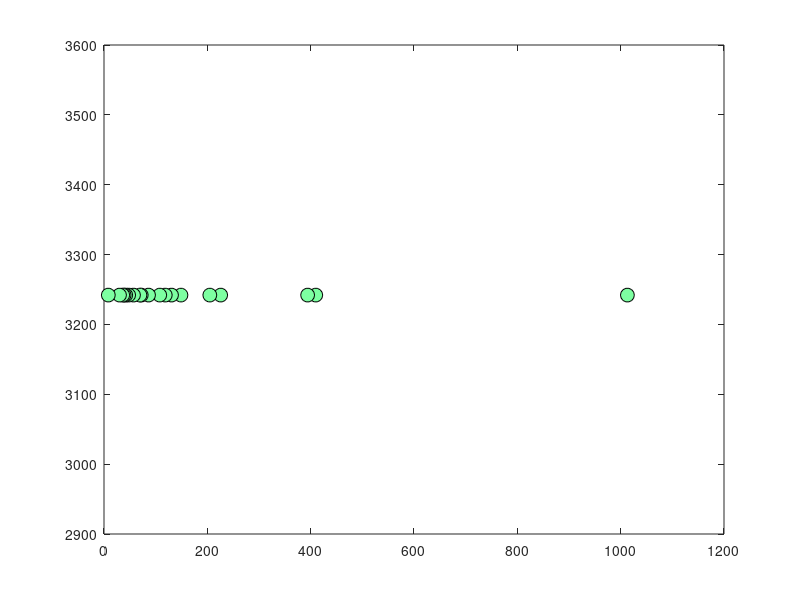
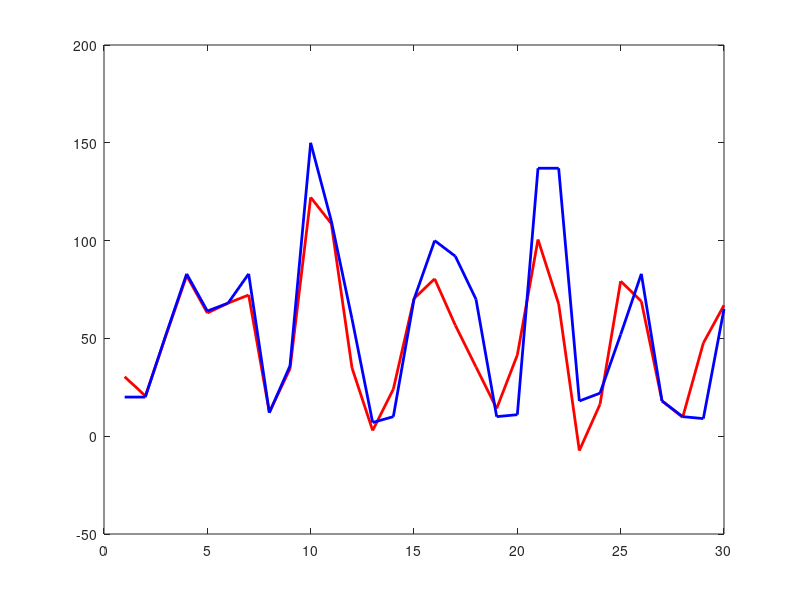
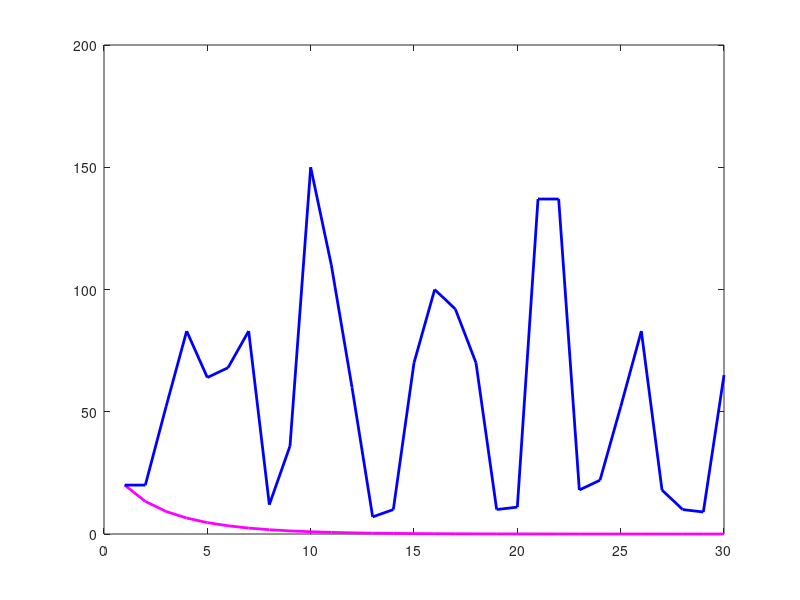
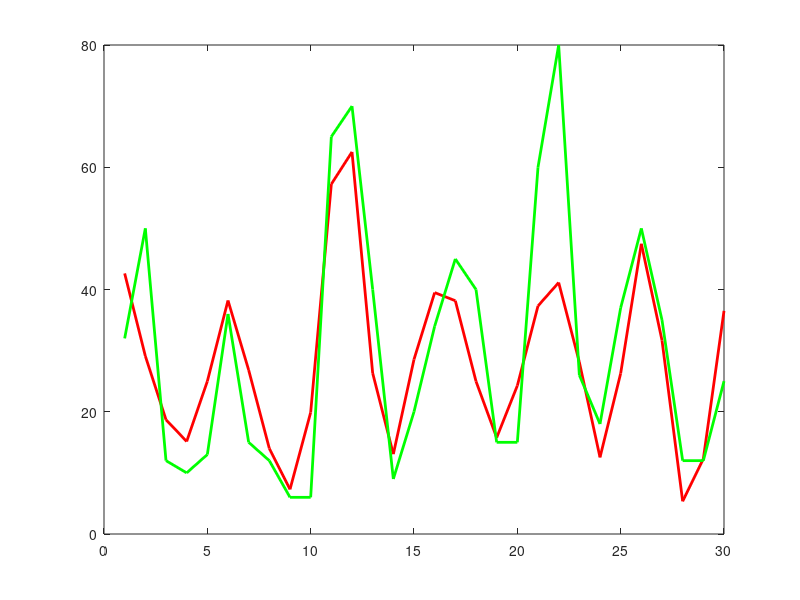

These charts were generated, in order, by the following MATLAB code: (Note: this script raises an error after producing the figures.)
years = 1845:2:1903;
years = (years-1845)';
hare = [20;20;52;83;64;68;83;12;36;150;110;60;7;10;70;100;92;70;10;11;137;137;18;22;52;83;18;10;9;65];
lynx = [32;50;12;10;13;36;15;12;6;6;65;70;40;9;20;34;45;40;15;15;60;80;26;18;37;50;35;12;12;25]; 


dt = years(2) - years(1);
X = [hare,lynx]';
X1 = X(:,1:end-1); 
X2 = X(:,2:end);
r=2;
[U2,Sigma2,V2] = svd(X1,'econ'); 
plot(diag(Sigma2), (sum(diag(Sigma2))), 'ro', 'Markersize', 10, ...
                                    'MarkerEdgeColor','k',...
                                    'MarkerFaceColor',[.49 1 .63]);
U=U2(:,1:r); 
Sigma=Sigma2(1:r,1:r); 
V=V2(:,1:r);
 
% DMD J-Tu decomposition:  Use this one
    
Atilde = U'*X2*V/Sigma;    
[W,D] = eig(Atilde);    
Phi = X2*V/Sigma*W;
    
mu = diag(D);
omega = log(mu)/dt;

u0 = X(:,1);
y0 = Phi\u0;  % pseudo-inverse initial conditions
u_modes = zeros(r,length(years));
for iter = 1:length(years)
     u_modes(:,iter) =(y0.*exp(omega*years(iter)));
end
u_dmd = Phi*u_modes;
    


% DMD doesn't give us a reasonable answer here so let's try time delay
% embedding to capture non linear dynamics 

H = [hare(1:20).'
     lynx(1:20).'
     hare(2:21).'
     lynx(2:21).'
     hare(3:22).'
     lynx(3:22).'
     hare(4:23).'
     lynx(4:23).'
     hare(5:24).'
     lynx(5:24).'
     hare(6:25).'
     lynx(6:25).'
     hare(7:26).'
     lynx(7:26).'
     hare(8:27).'
     lynx(8:27).'
     hare(9:28).'
     lynx(9:28).'
     hare(10:29).'
     lynx(10:29).'
     hare(11:30).'
     lynx(11:30).'];

 
X1 = H(:,1:end-1); 
X2 = H(:,2:end);
r=15;
[U2,Sigma2,V2] = svd(X1,'econ'); 
plot(diag(Sigma2), (sum(diag(Sigma2))), 'ro', 'Markersize', 10, ...
                                    'MarkerEdgeColor','k',...
                                    'MarkerFaceColor',[.49 1 .63]);
U=U2(:,1:r); 
Sigma=Sigma2(1:r,1:r); 
V=V2(:,1:r);
 
% DMD J-Tu decomposition:  Use this one
    
Atilde = U'*X2*V/Sigma;    
[W,D] = eig(Atilde);    
Phi = X2*V/Sigma*W;
    
mu = diag(D);
omega = log(mu)/dt;

u0 = H(:,1);
y0 = Phi\u0;  % pseudo-inverse initial conditions
u_modes = zeros(r,length(years));
for iter = 1:length(years)
     u_modes(:,iter) =(y0.*exp(omega*years(iter)));
end
u_dmd_time_delay = Phi*u_modes;

figure(2)
plot(real(u_dmd_time_delay(1,1:30)), 'Color', 'red', 'Linewidth', 2 )
hold on
plot(hare,'Color', 'blue', 'Linewidth', 2)

figure(3) 
plot(real(u_dmd(1,1:30)), 'Color', 'magenta', 'Linewidth', 2 )
hold on
plot(hare,'Color', 'blue', 'Linewidth', 2)

figure(4) 
plot(real(u_dmd_time_delay(2,1:30)), 'Color', 'red', 'Linewidth', 2 )
hold on
plot(lynx,'Color', 'green', 'Linewidth', 2)

figure(5) 
plot(real(u_dmd(2,1:30)), 'Color', 'magenta', 'Linewidth', 2 )
hold on
plot(lynx,'Color', 'green', 'Linewidth', 2)

%% Solving the Lotka Volterra Equation Numerically 
td = [1:30];
hare = [20;20;52;83;64;68;83;12;36;150;110;60;7;10;70;100;92;70;10;11;137;137;18;22;52;83;18;10;9;65]';
lynx = [32;50;12;10;13;36;15;12;6;6;65;70;40;9;20;34;45;40;15;15;60;80;26;18;37;50;35;12;12;25]';
p = [20 32 0.5, 0.028 0.84 0.026]; % Initial values 


[p,fval,exitflag] = fminsearch(@leastcomp,p,[],td,hare,lynx);
t0 = 1;
tfinal = 30;
y0 = [p(1); p(2)];   
[t,y_lv] = ode23(@lotka,tspan,y0, [], p(3),p(4),p(5),p(6));
%[t,y] = ode23(@lotvol,[t0 tfinal],y0,[], p(3),p(4),p(5),p(6));

%% Model Estimation Using Sparse Regression
dt=2;
t=1:dt:60; 
x0=[0.1 5];
mu=1.2;

x1=hare';
x2=lynx';

n=length(t);
for j=2:n-1
  x1dot(j-1)=(x1(j+1)-x1(j-1))/(2*dt);
  x2dot(j-1)=(x2(j+1)-x2(j-1))/(2*dt);
end

x1s=x1(2:n-1);
x2s=x2(2:n-1);
A=[x1s x2s x1s.^2 x1s.*x2s x2s.^2 x1s.^3 (x2s.^2).*x1s x2s.^3 sin(x1s) sin(x2s) ];
%A=[x1s x2s x1s.^2 x1s.*x2s x2s.^2 x1s.^3 (x1s.^2).*x2s (x2s.^2).*x1s x2s.^3];

xi1=A\x1dot.';
xi2=A\x2dot.';
subplot(2,1,1), bar(xi1)
subplot(2,1,2), bar(xi2)

%% KL Divergence 
n=30;
x1=hare; % 
x2=u_dmd(1,:); % DMD with no time delay
x3=real(u_dmd_time_delay(1,:)); % DMD with time delay
x4= y_lv(:,1).'; % Solving the Lotka Volterra Numerically 

n=30;
x1=lynx; % 
x2=u_dmd(2,:); % DMD with no time delay
x3=real(u_dmd_time_delay(2,:)); % DMD with time delay
x4= y_lv(:,2).'; % Solving the Lotka Volterra Numerically 

x=1:1:100; % range for data
f=hist(x1,x)+0.01; % generate PDFs
g1=hist(x2,x)+0.01;
g2a=hist(x3,x); g2b=hist(x4,x); g2=g2a+0.3*g2b+0.01;
g3=hist(x5,x)+0.01;
f=f/trapz(x,f); % normalize data
g1=g1/trapz(x,g1); g2=g2/trapz(x,g2); g3=g3/trapz(x,g3);
plot(x,f,x,g1,x,g2,x,g3,'Linewidth',[2])
% compute integrand
Int1=f.*log(f./g1); Int2=f.*log(f./g2); Int3=f.*log(f./g3);
% use if needed
%Int1(isinf(Int1))=0; Int1(isnan(Int1))=0;
%Int2(isinf(Int2))=0; Int2(isnan(Int2))=0;
% KL divergence
I1=trapz(x,Int1); I2=trapz(x,Int2); I3=trapz(x,Int3);

%%

function J = leastcomp(p,tdata,xdata,ydata)
%Create the least squares error function to be minimized.
    n1 = length(tdata);
    [~,y] = ode23(@lotka,tdata,[p(1),p(2)],[],p(3),p(4),p(5),p(6));
    errx = y(:,1)-xdata(1:n1)';
    erry = y(:,2)-ydata(1:n1)';
    J = errx'*errx + erry'*erry;
 
end

function dydt = lotvol(~,y,a1,a2,b1,b2)
    % Predator and Prey Model
    tmp1 = a1*y(1) - a2*y(1)*y(2);
    tmp2 = -b1*y(2) + b2*y(1)*y(2);
    dydt = [tmp1; tmp2];
end

function yp = lotka(t,y,a1, a2, b1, b2)
%LOTKA  Lotka-Volterra predator-prey model.

%   Copyright 1984-2014 The MathWorks, Inc.

yp = diag([a1 - a2*y(2), -b1 + b2*y(1)])*y;
end


